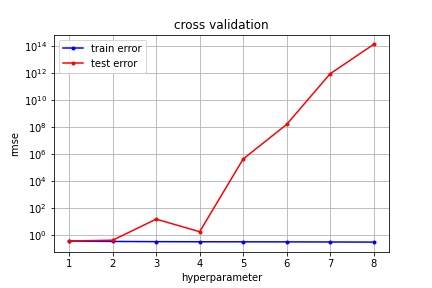

Source code (Python):
# -*- coding: utf-8 -*-
"""cross_validation / choice of hyperparameters"""


import numpy as np
from implementations import *
import matplotlib.pyplot as plt



def cross_validation_visualization(lambds, mse_tr, mse_te,choice):
    """visualization the curves of mse_tr and mse_te."""
    if choice == 'semilogy':
        plt.semilogy(lambds, mse_tr, marker=".", color='b', label='train error')
        plt.semilogy(lambds, mse_te, marker=".", color='r', label='test error')
    elif choice == 'semilogx':
        plt.semilogx(lambds, mse_tr, marker=".", color='b', label='train error')
        plt.semilogx(lambds, mse_te, marker=".", color='r', label='test error')
    else:
        raise SyntaxWarning
        
    plt.xlabel("hyperparameter")
    plt.ylabel("rmse")
    plt.title("cross validation")
    plt.legend(loc=2)
    plt.grid(True)
    plt.savefig("cross_validation")

    
def build_k_indices(y, k_fold, seed):
    """build k indices for k-fold."""
    num_row = y.shape[0]
    interval = int(num_row / k_fold)
    np.random.seed(seed)
    indices = np.random.permutation(num_row)
    k_indices = [indices[k * interval: (k + 1) * interval]
                 for k in range(k_fold)]
    return np.array(k_indices)



def cross_validation(y, x, k_indices, k,method, initial_w, max_iters, gamma, lambda_ ,degree):
    """Return the loss of the k th fold"""
   
    # get k'th subgroup in test, others in train
    
    te_indice = k_indices[k]
    tr_indice = k_indices[~(np.arange(k_indices.shape[0]) == k)]
    tr_indice = tr_indice.reshape(-1)
    x_te=x[te_indice]
    y_te=y[te_indice]
    x_tr=x[tr_indice]
    y_tr=y[tr_indice]
    
    # form data with polynomial degree
    
    x_te=build_poly(x_te,degree)
    x_tr=build_poly(x_tr,degree)

    # Methods
    if method == 'GD':
        _,mse_te=least_squares_GD(y_te , x_te , initial_w , max_iters , gamma)
        w,mse_tr=least_squares_GD(y_tr , x_tr , initial_w , max_iters , gamma)
    elif method == 'SGD':
        _,mse_te=least_squares_SGD_bis(y_te , x_te , initial_w , max_iters , gamma)
        w,mse_tr=least_squares_SGD_bis(y_tr , x_tr , initial_w , max_iters , gamma)
    elif method == 'LS':
        _,mse_te=least_squares(y_te, x_te)
        w,mse_tr=least_squares(y_tr, x_tr)
    elif method == 'RR':
        _,mse_te=ridge_regression(y_te, x_te, lambda_)
        w,mse_tr=ridge_regression(y_tr, x_tr, lambda_)
    elif method == 'LR':
        _,mse_te=logistic_regression(y_te , x_te , initial_w , max_iters , gamma)
        w,mse_tr=logistic_regression(y_tr , x_tr , initial_w , max_iters , gamma)
    else:
        raise SyntaxWarning
        
    # calculate the loss for train and test data
    
    loss_te=compute_loss(y_te,x_te,w)
    loss_tr=compute_loss(y_tr,x_tr,w)

    return loss_tr, loss_te

def cross_validation_GD_SGD_LR(y, x, k_fold, max_degree,gamma, max_iters,method):
    """"Cross validation for gradient descent to find best degree and gamma"""
    if method != 'SGD' and method != 'GD' and method !='LR':
        raise SyntaxWarning
    lambda_=0
    seed = 1
    degrees = np.arange(1,max_degree+1)
    best_gamma = []
    best_rmses = []
    
    # split data in k fold
    k_indices = build_k_indices(y, k_fold, seed)
    for d in degrees:
        print('degree = ',d)
        initial_w=np.zeros(x.shape[1]*d+1)
        # define lists to store the loss of training data and test data
        rmse_tr = []
        rmse_te = []
        # cross validation
        for i in gamma:
            print('nb gamma = ',i)
            rmse_tr_tmp = []
            rmse_te_tmp = []
            for k in range(k_fold):
                loss_tr, loss_te=cross_validation(y,x,k_indices,k,method,initial_w,max_iters,i,lambda_,d)
                rmse_tr_tmp.append(loss_tr)
                rmse_te_tmp.append(loss_te)
            rmse_tr.append(np.mean(rmse_tr_tmp))
            rmse_te.append(np.mean(rmse_te_tmp))
        #grid search for the best hyperparameters
        ind_gamma_opt = np.argmin(rmse_te)
        best_gamma.append(gamma[ind_gamma_opt])
        best_rmses.append(rmse_te[ind_gamma_opt])
        
        
    ind_best_degree=np.argmin(best_rmses)
    
    return degrees[ind_best_degree], best_gamma[ind_best_degree]



def cross_validation_LS(y,x,k_fold,max_degree):
    """"Cross validation for least square with normal equations to find best degree"""
    seed = 1
    initial_w=0
    max_iters=0
    gamma=0
    lambda_=0
    degrees = np.arange(1,max_degree+1)
    # split data in k fold
    k_indices = build_k_indices(y, k_fold, seed)
    # define lists to store the loss of training data and test data
    rmse_tr = []
    rmse_te = []
    # cross validation
    for d in degrees:
        print('degree = ',d)
        rmse_tr_tmp = []
        rmse_te_tmp = []
        for k in range(k_fold):
            loss_tr, loss_te=cross_validation(y, x, k_indices, k,'LS', initial_w, max_iters, gamma, lambda_,d)
            rmse_tr_tmp.append(loss_tr)
            rmse_te_tmp.append(loss_te)
        rmse_tr.append(np.mean(rmse_tr_tmp))
        rmse_te.append(np.mean(rmse_te_tmp))
        
    #grid search for the best hyperparameters
    index_best_degree=np.argmin(rmse_te)
    
    cross_validation_visualization(degrees, rmse_tr, rmse_te,'semilogy')
    
    return degrees[index_best_degree]

def cross_validation_RR(y, x, k_fold, max_degree, lambdas):
    """"Cross validation for ridge regression to find best degree and lambda"""

    seed = 1
    initial_w=0
    max_iters=0
    gamma=0
    degrees = np.arange(1,max_degree+1)
   
    best_lambdas = []
    best_rmses = []
    
    # split data in k fold
    k_indices = build_k_indices(y, k_fold, seed)
    for d in degrees:
        print('degree = ',d)
        initial_w=np.zeros(x.shape[1]*d+1)
        # define lists to store the loss of training data and test data
        rmse_tr = []
        rmse_te = []
        # cross validation
        for i in lambdas:
            print('nb gamma = ',i)
            rmse_tr_tmp = []
            rmse_te_tmp = []
            for k in range(k_fold):
                loss_tr, loss_te=cross_validation(y,x,k_indices,k,'RR',initial_w,max_iters,gamma,i,d)
                rmse_tr_tmp.append(loss_tr)
                rmse_te_tmp.append(loss_te)
            rmse_tr.append(np.mean(rmse_tr_tmp))
            rmse_te.append(np.mean(rmse_te_tmp))
        #grid search for the best hyperparameters
        ind_lambda_opt = np.argmin(rmse_te)
        best_lambdas.append(lambdas[ind_lambda_opt])
        best_rmses.append(rmse_te[ind_lambda_opt])
        
        
    ind_best_degree=np.argmin(best_rmses)
    
    return degrees[ind_best_degree], best_lambdas[ind_best_degree]
    
   




